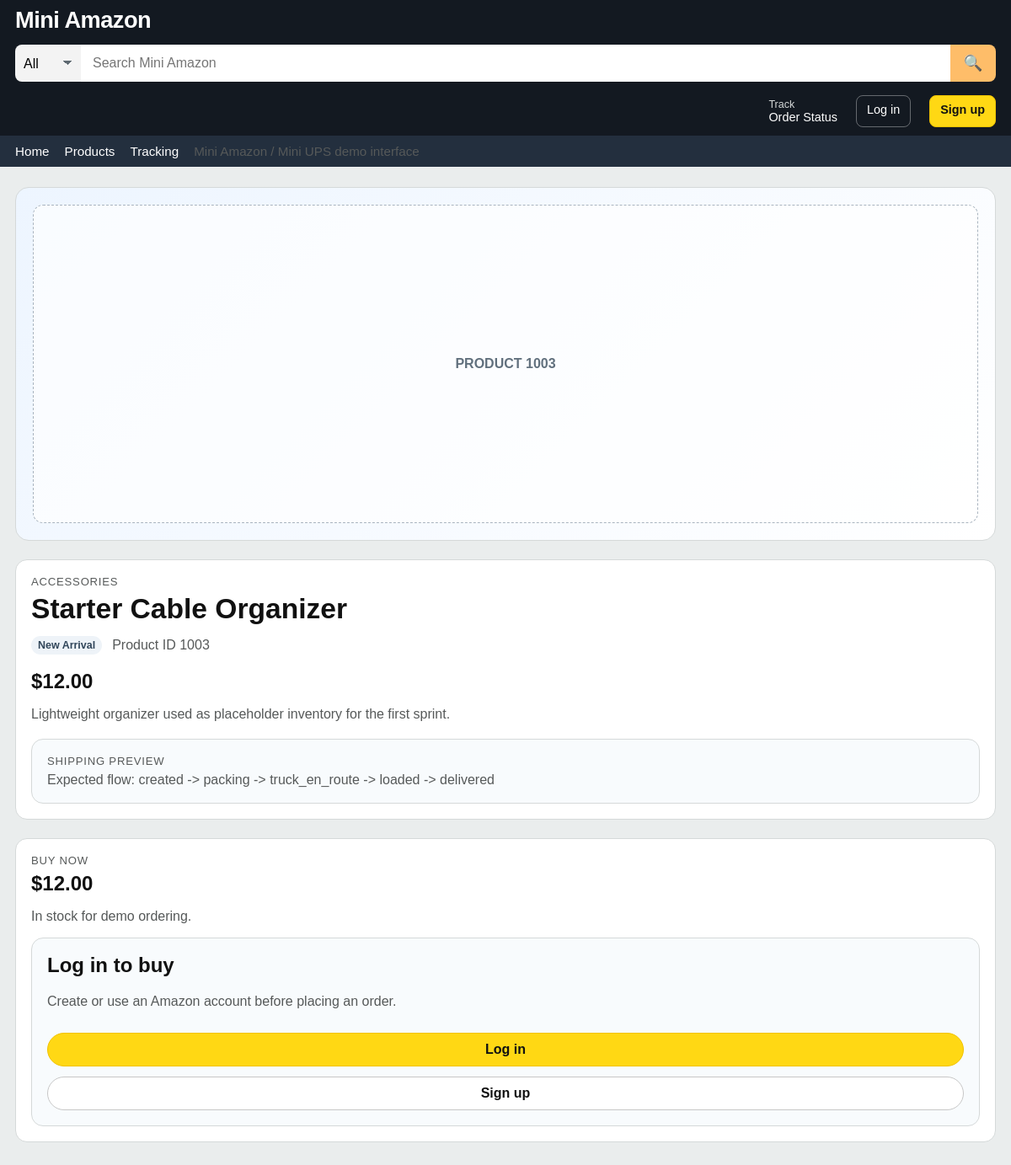
The app's page /products/1003/ with its own data.
### store/models.py (models this page shows, shortened)
class TimestampedModel(models.Model):
    created_at = models.DateTimeField(auto_now_add=True)
    updated_at = models.DateTimeField(auto_now=True)
    class Meta:
        abstract = True

class Product(TimestampedModel):
    product_id = models.BigIntegerField(unique=True, db_index=True)
    name = models.CharField(max_length=255, blank=True)
    description = models.CharField(max_length=255)
    price = models.DecimalField(max_digits=10, decimal_places=2, default=0)
    category = models.CharField(max_length=64, blank=True)
    badge = models.CharField(max_length=64, blank=True)
    image_url = models.URLField(blank=True)
    class Meta:
        ordering = ["product_id"]

### store/views.py (the view)
# urls.py: path("products/<str:product_id>/", views.product_detail, name="product_detail"),
def product_detail(request, product_id):
    product = get_catalog_product(product_id)
    if product is None:
        raise Http404("Product not found")
    if request.method == "POST":
        if not request.user.is_authenticated:
            return redirect(f"{reverse_lazy('login')}?next={request.path}")
        form = CheckoutForm(request.POST)
        if form.is_valid():
            try:
                order, _shipment = create_order_from_product(
                    user=request.user,
                    product_data=product,
                    quantity=form.cleaned_data["quantity"],
                    destination_x=form.cleaned_data["destination_x"],
                    destination_y=form.cleaned_data["destination_y"],
                    ups_account=form.cleaned_data.get("ups_account", ""),
                )
                return redirect("order_detail", amazon_order_id=order.amazon_order_id)
            except Exception as exc:
                logger.exception("Failed to create order for product %s", product_id)
                form.add_error(None, f"Could not create order: {exc}")
    else:
        form = CheckoutForm()
    context = {
        "product": product,
        "form": form,
    }
    return render(request, "store/product_detail.html", context)

### store/forms.py
class CheckoutForm(forms.Form):
    quantity = forms.IntegerField(
        min_value=1,
        max_value=10,
        initial=1,
        widget=forms.Select(choices=[(value, value) for value in range(1, 11)]),
    )
    destination_x = forms.IntegerField(initial=9)
    destination_y = forms.IntegerField(initial=8)
    ups_account = forms.CharField(
        required=False,
        max_length=128,
        label="UPS Account Name (optional)",
        widget=forms.TextInput(attrs={"placeholder": "Leave blank to skip"}),
    )

### store/services/catalog.py (called while the page is built)
def get_catalog_product(product_id: str) -> dict | None:
    try:
        numeric_product_id = int(product_id)
    except (TypeError, ValueError):
        return None
    product = Product.objects.filter(product_id=numeric_product_id).first()
    if product:
        return _build_product_view(product)
    return CATALOG_METADATA_BY_ID.get(str(product_id))

def get_catalog_metadata(product_id) -> dict:
    return CATALOG_METADATA_BY_ID.get(str(product_id), {})

def _build_product_view(product: Product) -> dict:
    metadata = get_catalog_metadata(product.product_id)
    return {
        "product_id": str(product.product_id),
        "name": product.name or metadata.get("name", product.description),
        "description": product.description,
        "price": str(product.price or metadata.get("price", "0.00")),
        "badge": product.badge or metadata.get("badge", "Catalog Item"),
        "category": product.category or metadata.get("category", "General"),
        "image_url": product.image_url,
    }

### store/templates/store/product_detail.html (shortened to what this page needs)
{% extends "store/base.html" %}
{% block content %}
<section class="product-layout">
    <div class="product-hero">
        {% if product.image_url %}
        <img class="media-image" src="{{ product.image_url }}" alt="{{ product.name }}" style="height: 100%;">
        {% else %}
        <div class="media-box" style="height: 100%;">PRODUCT {{ product.product_id }}</div>
        {% endif %}
    </div>
    <article class="panel">
        <div class="eyebrow">{{ product.category }}</div>
        <h1 style="margin: 0 0 12px; font-size: 2.1rem; line-height: 1.15;">{{ product.name }}</h1>
        <div class="meta-row" style="justify-content: flex-start; gap: 12px; margin-bottom: 18px;">
            <span class="badge">{{ product.badge }}</span>
            <span class="muted">Product ID {{ product.product_id }}</span>
        </div>
        <div class="price" style="margin-bottom: 10px;">${{ product.price }}</div>
        <p class="muted" style="margin-bottom: 20px;">
            {{ product.description }}
        </p>
        <div class="panel" style="background: #f8fbfd;">
            <div class="eyebrow">Shipping Preview</div>
            <p class="muted" style="margin: 0;">
                Expected flow: created -> packing -> truck_en_route -> loaded -> delivered
            </p>
        </div>
    </article>
    <aside class="panel purchase-card">
        <div class="eyebrow">Buy Now</div>
        <div class="price">${{ product.price }}</div>
        <p class="muted">In stock for demo ordering.</p>
        {% if not request.user.is_authenticated %}
        <div class="panel" style="background: #f8fbfd; margin-top: 14px;">
            <h2 style="margin-top: 0;">Log in to buy</h2>
            <p class="muted">Create or use an Amazon account before placing an order.</p>
            <a class="btn btn-primary" href="{% url 'login' %}?next={{ request.path|urlencode }}">Log in</a>
            <a class="btn" href="{% url 'signup' %}?next={{ request.path|urlencode }}">Sign up</a>
        </div>
        {% endif %}
    </aside>
</section>
{% endblock %}

### store/templates/store/base.html (style rules this page uses)
:root { --nav-main: #131921; --nav-sub: #232f3e; --page-bg: #eaeded; --card-bg: #ffffff; --text-main: #111111; --text-muted: #565959; --link: #2162a1; --accent: #ffd814; --accent-strong: #f7ca00; --border: #d5d9d9; }
* { box-sizing: border-box; }
body { margin: 0; font-family: Arial, sans-serif; color: var(--text-main); background: var(--page-bg); }
a { color: inherit; text-decoration: none; }
.btn { display: inline-flex; align-items: center; justify-content: center; min-height: 40px; padding: 0 16px; border-radius: 999px; border: 1px solid #c7c7c7; background: #ffffff; cursor: pointer; font-weight: 600; }
.btn-primary { background: var(--accent); border-color: #f2c200; }
.media-box { width: 100%; height: 100%; border-radius: 12px; border: 1px dashed #a9b4bf; display: flex; align-items: center; justify-content: center; color: #61707d; font-weight: 700; background: rgba(255, 255, 255, 0.65); }
.eyebrow { color: var(--text-muted); font-size: 0.82rem; text-transform: uppercase; letter-spacing: 0.06em; margin-bottom: 6px; }
.price-row, .meta-row { display: flex; justify-content: space-between; align-items: center; gap: 8px; }
.price { font-size: 1.5rem; font-weight: 700; }
.badge { display: inline-flex; align-items: center; padding: 4px 8px; border-radius: 999px; background: #eef3f8; color: #31465a; font-size: 0.78rem; font-weight: 700; }
.panel { background: #ffffff; border: 1px solid var(--border); border-radius: 14px; padding: 18px; }
.product-layout { display: grid; grid-template-columns: 1.05fr 1.15fr 340px; gap: 22px; }
.product-hero { min-height: 420px; border-radius: 16px; border: 1px solid var(--border); background: linear-gradient(135deg, #edf5ff 0%, #ffffff 100%); padding: 20px; }
.purchase-card { position: sticky; top: 18px; }
.purchase-card .btn { width: 100%; margin-top: 12px; }
.muted { color: var(--text-muted); }
@media (max-width: 1200px) { .topbar-inner, .product-layout, .result-card, .detail-grid, .hero { grid-template-columns: 1fr; } }
@media (max-width: 1200px) { .purchase-card { position: static; } }

### records on screen
Product: category "ACCESSORIES", name "Starter Cable Organizer", badge "New Arrival", description "Lightweight organizer used as placeholder inventory for the first sprint."

### other values on screen
{{ product.product_id }} "1003"
{{ product.price }} "12.00"
